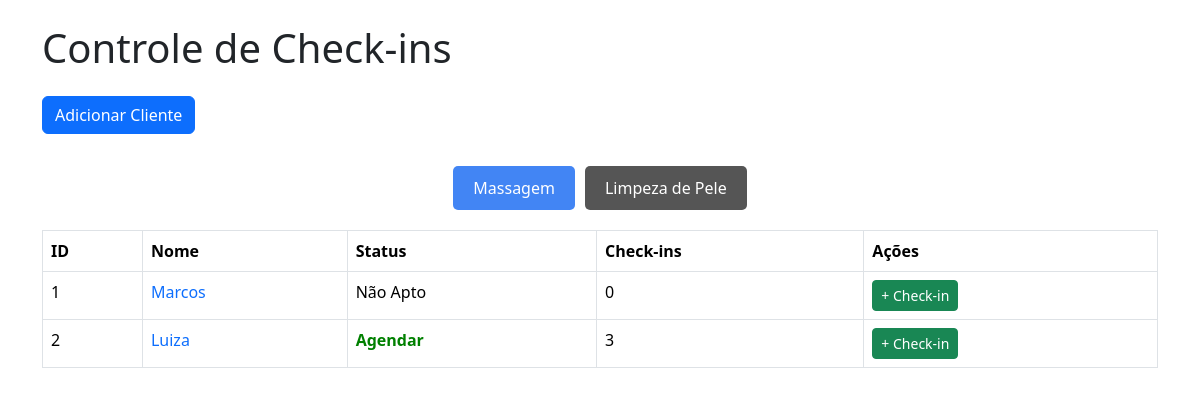
Before: / with the older database file.
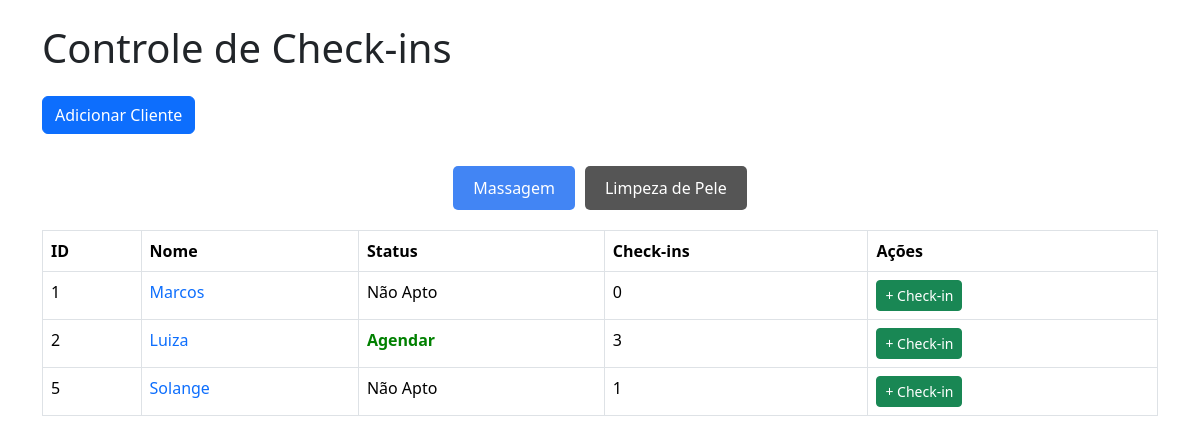
After: the same page with the newer database file.
### tables this page shows
CREATE TABLE clientes_massagem (
        id INTEGER PRIMARY KEY AUTOINCREMENT,
        nome TEXT NOT NULL,
        status_massagem BOOLEAN DEFAULT FALSE,
        checkins_massagem INTEGER DEFAULT 0
    );

### app/views.py (the view)
@app.route("/")
def homepage_massagem():
    conn = get_db_connection()
    clientes_massagem = conn.execute('SELECT * FROM clientes_massagem').fetchall()
    conn.close()
    return render_template('massagem.html', clientes_massagem=clientes_massagem)

### app/views.py (called while the page is built)
def get_db_connection():
    conn = sqlite3.connect('checkins.db')
    conn.row_factory = sqlite3.Row
    return conn

### app/templates/massagem.html (shortened to what this page needs)
<!DOCTYPE html>
<html lang="pt-br">
<head>
    <link href="https://cdn.jsdelivr.net/npm/bootstrap@5.3.2/dist/css/bootstrap.min.css" rel="stylesheet">
    <link rel="stylesheet" href="{{url_for('static', filename='css/style.css')}}">
    <link rel="stylesheet" href="{{url_for('static', filename='css/modal.css')}}">
</head>
<body>
    <div class="container">
        <h1 class="mb-4">
            Controle de Check-ins
        </h1>
        <button class="btn btn-primary" id="openModal">Adicionar Cliente</button>
        <div class="nav">
            <a href="/" class="active">Massagem</a>
            <a href="/limpeza">Limpeza de Pele</a>
        </div>
        <table class="table table-bordered">
            <thead>
                <tr>
                <th>ID</th>
                <th>Nome</th>
                <th>Status</th>
                <th>Check-ins</th>
                <th>Ações</th>
                </tr>
            </thead>
            <tbody>
                {% for cliente in clientes_massagem %}
                <tr>
                <td>{{ cliente.id }}</td>
                <td><a href="/clientemassagem/{{cliente.id}}">{{ cliente.nome }}</a></td>
                {% if cliente.status_massagem %}
                    <td><a class="agendar" href="https://www.tecnofit.com.br" target="_blank">Agendar</a></td>
                {% else %}
                    <td>Não Apto</td>
                {% endif %}
                <td>{{ cliente.checkins_massagem }}</td>
                <td>
                    <a href="/checkinmassagem/{{ cliente.id }}" class="btn btn-success btn-sm">+ Check-in</a>
                </td>
                </tr>
                {% endfor %}
            </tbody>
        </table>
</body>
</html>

Changed rows visible on the page:
added clientes_massagem: id "5", nome "Solange", status_massagem "Não Apto", checkins_massagem "1"
